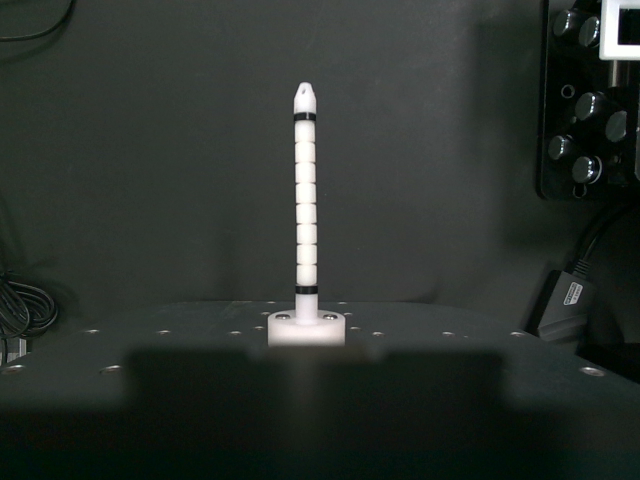
#> input picture 302_1723092774-710305664.png, 640 x 480 px
$ python postprocess_dev.py   (older library calls are emulated)
#> lines starting #> are read from the running program, lines starting #| are printed output that depends on the picture; after the words box and inside, x2 and y2 are one past the last pixel; in counts of white or black regions, pixels touching at a corner belong together
import os
import glob
import cv2
import matplotlib.pyplot as plt
import time
import json
from tqdm import tqdm
from natsort import natsorted

import cv2
import matplotlib.pyplot as plt
import numpy as np
from skimage.morphology import skeletonize
from fil_finder import FilFinder2D
import astropy.units as u
from scipy.optimize import curve_fit, brentq, minimize_scalar, root_scalar, OptimizeWarning
from scipy.misc import derivative
from scipy.integrate import quad
from scipy.optimize import minimize
from numpy.polynomial import Polynomial

# image_path = '487_1723092780-883211914.png'
image_path = '302_1723092774-710305664.png'

# [6 lines left out: function create_directory, not called in this run]

class RBSC:
    def __init__(self, config_file='config.json'):
        self.config = self.load_config(config_file)

        self.yx_coords = None
        self.xy_coords = None
        self.__div = None

        self.func_poly4d = None
        self.func_poly3d = None
        self.func_log = None
        self.popt_poly4d = None
        self.popt_poly3d = None
        self.popt_log = None

        self.joint_yx_pixel = None
        self.joints_invtrans_xy = None
        pass

    def load_config(self, config_file):
#> called with config_file = 'config.json'
        print(f'Load {config_file}')
        print(f'===== json list ======')
        with open(config_file, 'r') as f:
#> (reads config.json from the repository)
            config = json.load(f)
            # print
            for key, value in config.items():
                print(f'{key} : {value}')
        print(f'===== json list end ===')

        return config

    def smoothing(self, binary, k_size=15):
        # 빈틈을 채우기 위해 닫힘 연산 적용 (모폴로지 연산)
        kernel = np.ones((k_size, k_size), np.uint8)
        closed = cv2.morphologyEx(binary, cv2.MORPH_CLOSE, kernel)

        # 외곽선을 찾아 근사화하지 않고 그대로 사용하여 매끄러운 곡선 유지
        contours, _ = cv2.findContours(closed, cv2.RETR_EXTERNAL, cv2.CHAIN_APPROX_NONE)

        # 빈 이미지 생성
        smooth_image = np.zeros_like(closed)

        # 근사화되지 않은 외곽선을 따라 그리기 (매끄러운 곡선 유지)
        cv2.drawContours(smooth_image, contours, -1, 255, thickness=cv2.FILLED)

        # 경계선 스무딩을 위해 블러링 적용 후 다시 이진화
        blurred = cv2.GaussianBlur(smooth_image, (15, 15), 0)
        _, final_smooth = cv2.threshold(blurred, 127, 255, cv2.THRESH_BINARY)

        return final_smooth

    def rotation_matrix(self, coords, theta=-90):
        rotation_matrix = np.array([[np.cos(np.deg2rad(theta)), -np.sin(np.deg2rad(theta))],
                                    [np.sin(np.deg2rad(theta)), np.cos(np.deg2rad(theta))]])
        return np.dot(coords, rotation_matrix.T)
    def poly4d(self, x, a, b, c, d):
        return a * x ** 4 + b * x ** 3 + c * x ** 2 + d * x
    def poly3d(self, x, a, b, c):
        return a * x ** 3 + b * x ** 2 + c * x
    def log(self, x, a, b):
        return a * np.log(b * (x + 1))
    def poly4d_sigmoid(self, x, a, b, c, d, L, k, x0):
        exp_term = np.clip(-k * (x - x0), -700, 700)
        return (a * x ** 4 + b * x ** 3 + c * x ** 2 + d * x) + L / (1 + np.exp(exp_term))
        # return (a * x **2 + b * x) + L / (1 + np.exp(-k * (x - x0)))

    # 곡선 양끝에 n개의 점 추가
    # y값을 기존값 그대로 쓸수도 있고, curve함수에 의해 수학적으로 구해지는 y를 쓸 수도 있다.
    def extend_curve(self, x, y, popt, rate=0.3, replace='origin'):
        """
        :param x: x values
        :param y: y values
        :param popt: coefficients of function
        :param rate: extend rate of number of points
        :param replace: The y value cna be used as it is (origin),
                        or the y obtained mathematically by the curve function can be used.
        :return: extended x, y values
        """
        interval =  (x.max() - x.min()) / len(x)
        n = len(x) * rate    # 전체 데이터 개수의 10 %만큼 연장
        n = int(n)
        extend_threshold = interval * n
        x_new_start = np.arange(x.min() - extend_threshold, x.min(), interval)
        x_new_end = np.arange(x.max(), x.max() + extend_threshold, interval)
        x_extended = np.concatenate([x_new_start, x, x_new_end])

        if replace == 'origin':
            y_new_start = self.poly4d(x_new_start, *self.popt_poly4d)
            y_new_end = self.poly4d(x_new_end, *self.popt_poly4d)
            y_extended = np.concatenate([y_new_start, y, y_new_end])
        elif replace == 'replace':
            y_extended = self.poly4d(x_extended, *self.popt_poly4d)

        return x_extended, y_extended

    def get_curve_length(self, x_start, x_end, popt='poly4d'):
        params = None
        if popt == 'poly4d':
            params = self.popt_poly4d
        # 피팅된 곡선 함수 정의 (curve_length 함수 내부에서)
        def fitted_curve(x):
            # return params[0] * x ** 4 + params[1] * x ** 3 + params[2] * x ** 2 + params[3] * x
            return self.poly4d(x, *params)

        # 곡선의 도함수를 수치적으로 계산하여 길이를 구함
        integrand = lambda x: np.sqrt(1 + derivative(fitted_curve, x, dx=1e-6) ** 2)
        # integrand = lambda x: np.sqrt(1 + self.dfdx_poly4d(x) ** 2)
        length, _ = quad(integrand, x_start, x_end)

        return length

    # 주어진 곡선 길이에 대해 끝점을 찾는 함수
    # [16 lines left out: function find_x_for_given_length, not called in this run]

        # result = root_scalar(length_difference, bracket=[x_start, x_start + 10], method='brentq')
        # return result.root

    def find_closest_point(self, px, py):
        # 임의의 점 (px, py)에서 곡선까지의 거리 최소화
        def distance_from_curve(x):
            return (self.func_poly4d(x) - py) ** 2 + (x - px) ** 2

        result = minimize(distance_from_curve, px)
        return result.x[0]


    def range_normalization(self, coordinates):
        # ========== Normalization of width and height based on image size ==========
        # It should be reduced based on the length of the width or height, which is longer
        x_max = np.max(coordinates[:, 0])
        y_max = np.max(coordinates[:, 1])
        self.__div = max(x_max, y_max)
        print(f'self.__div = {self.__div}')
        self.norm_xy_coords = np.copy(coordinates)
        self.norm_xy_coords[:, 0] = self.new_xy_coords[:, 0] / self.__div
        self.norm_xy_coords[:, 1] = self.new_xy_coords[:, 1] / self.__div

        return self.norm_xy_coords

    # [4 lines left out: function range_denormalization, not called in this run]

    def pixel_to_orthogonal_coordinate(self, binary):
        # ========== Transform image pixel coordinate to mathematical X-Y coordinate ==========
        self.yx_coords = np.column_stack(np.where(binary > 0)).astype(np.float64)
        self.xy_coords = self.yx_coords[:, [1, 0]]  # x, y 열 위치 조정
        self.xy_coords[:, 1] = binary.shape[0] - self.xy_coords[:, 1]  # height - y

        # Set the point with the smallest y to the origin
        y_min_arg = np.argmin(self.xy_coords[:, 1])
        self.origin_xy = self.xy_coords[y_min_arg, :]
        self.new_xy_coords = self.xy_coords - self.origin_xy

        self.range_normalization(self.new_xy_coords)

        return self.norm_xy_coords

    def orthogonal_to_pixel_coordinate(self, points):
        # 3. Denormalization
        self.invtrans_xy_coords = points * self.__div

        # 4. Remove the offset that was moved to the origin
        self.extended_xy_coords = self.invtrans_xy_coords + self.origin_xy

        # 5. put back mathematical X-Y coordinate to image coordinate
        x = np.around(self.extended_xy_coords[:, 0])
        y = np.around(self.extended_xy_coords[:, 1])
        new_x, new_y = x.astype(int), y.astype(int)
        new_y = self.image_h - new_y
        # exceptions for values above image size
        valid_indices = (new_x >= 0) & (new_x < self.image_w) & (new_y >= 0) & (new_y < self.image_h)
        new_x = new_x[valid_indices]
        new_y = new_y[valid_indices]
        self.extended_curve = np.zeros((self.image_h, self.image_w))
        # get new extended skeleton curve
        self.extended_curve[new_y, new_x] = 1
        self.extended_skeleton_origin_yx = np.column_stack(np.where(self.extended_curve > 0)).astype(np.float64)

        ext_curve = np.zeros((self.image_h, self.image_w))
        ext_curve[new_y,new_x] = 1
        yx_pixel = np.column_stack(np.where(ext_curve > 0)).astype(np.float64)

        return yx_pixel

    # [39 lines left out: function get_joints, not called in this run]

    def postprocess(self, image_path, binary_thresh=127, filfinder_flag=False):

        # ========== post processing ==========
        # 1. read as grayscale
#> called with image_path = '302_1723092774-710305664.png', binary_thresh = 127, filfinder_flag = False
        self.image_path = image_path
        self.gray_image = cv2.imread(self.image_path, cv2.IMREAD_GRAYSCALE)
#> self.gray_image: shape (480, 640); min 0, max 254, mean 47.2
        self.image_w, self.image_h = self.gray_image.shape[1], self.gray_image.shape[0]
#> self.image_w = 640; self.image_h = 480

        # 2. Binarization
        # 임계값 설정 (예: 127)
        thresh_value = binary_thresh
        _, self.binary_image = cv2.threshold(self.gray_image, thresh_value, 255, cv2.THRESH_BINARY)
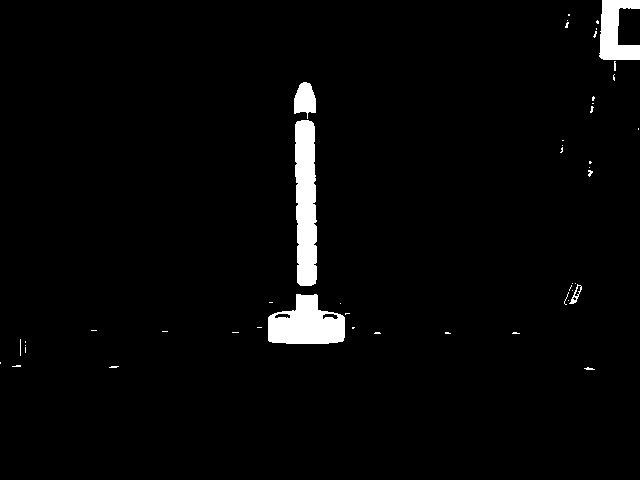
#> self.binary_image: shape (480, 640); 2.7% white; 48 white regions (41 under 20 px), largest, box (x1, y1, x2, y2) and area: (295, 120, 317, 286) 3222, (268, 294, 345, 344) 2685, (599, 0, 640, 60) 1571

        # 3. Find connected commponets
        num_labels, labels, stats, centroids = cv2.connectedComponentsWithStats(self.binary_image, connectivity=8)
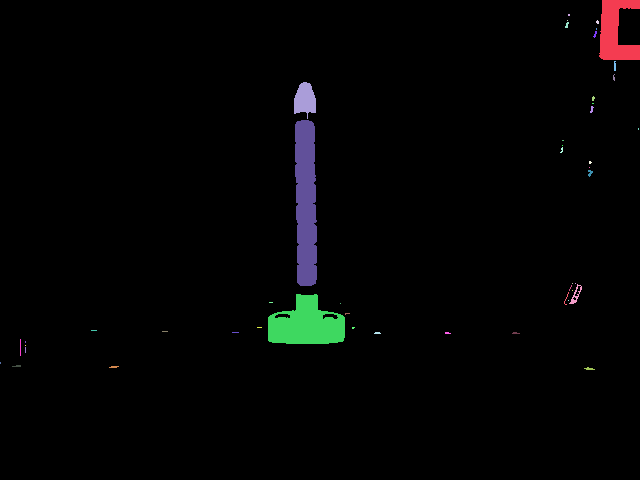
#> labels: shape (480, 640) int32; 49 distinct labels, from 0 to 48; one colour per label, 0 black
#> num_labels = 49; stats = 49 rows, first 6: [0, 0, 640, 480, 298755], [599, 0, 41, 60, 1571], [568, 14, 2, 2, 4], [567, 20, 1, 1, 1], [596, 20, 3, 4, 9], [565, 22, 4, 6, 15]; centroids = 49 pairs, first value 0 to 638, second value 14.5 to 368.4

        # 4. Find the largest componnet
        max_label = 1 + np.argmax(stats[1:, cv2.CC_STAT_AREA])
#> max_label = 14

        # 5. Leave only the largest commpent (it is body)
        self.body_image_origin = (labels == max_label).astype(np.uint8) * 255
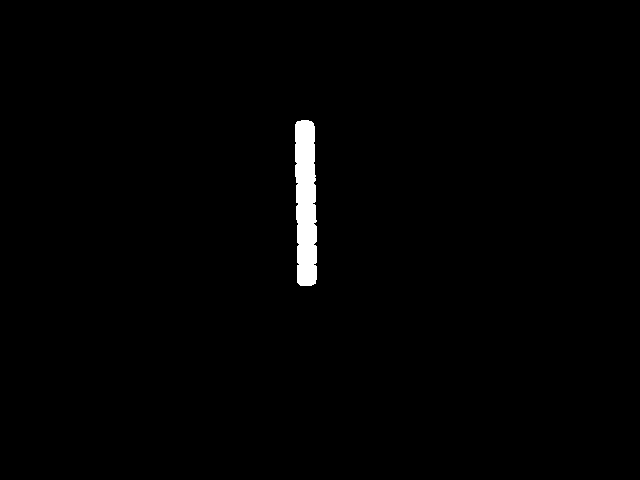
#> self.body_image_origin: shape (480, 640); 1% white; 1 white region, box (x1, y1, x2, y2) and area: (295, 120, 317, 286) 3222
        self.body_image = self.smoothing(binary=self.body_image_origin, k_size=15)
#> in smoothing, `closed = cv2.morphologyEx(binary, cv2.MORPH_CLOSE, kernel)`: closed: shape (480, 640); 1.1% white; 1 white region
#> in smoothing, `contours, _ = cv2.findContours(closed, cv2.RETR_EXTERNAL, cv2.CHAIN_AP..`: contours = 1 contour; box (x1, y1, x2, y2) and area: (295, 120, 317, 286) 3102
#> in smoothing, `_, final_smooth = cv2.threshold(blurred, 127, 255, cv2.THRESH_BINARY)`: final_smooth: shape (480, 640); 1.1% white; 1 white region, box (x1, y1, x2, y2) and area: (295, 120, 317, 286) 3262

        # ========== Find skeleton of backbone ==========
        # perform skeletonization
        self.skeleton = skeletonize(self.body_image, method='lee')
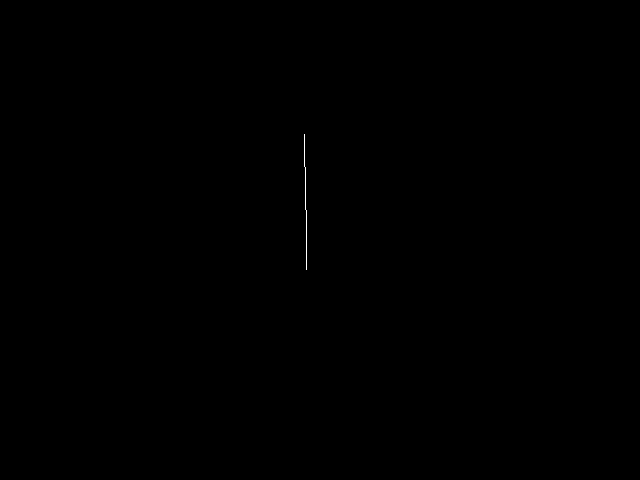
#> self.skeleton: shape (480, 640) bool; 0.04% white in thin lines or dots, all inside (x1, y1, x2, y2) = (304, 134, 307, 270)

        ####################################################################
        '''
        TODO
        샘플링 타임에 가장 시간 많이쓰는 구간
        없애던지 대체해야될것같기도... smoothing때문에 안해도 될것 같기도...
        '''
        # Find the longest curve of backbone
        if filfinder_flag == True:
            fil = FilFinder2D(self.skeleton, distance=250 * u.pc, mask=self.skeleton)
            fil.preprocess_image(flatten_percent=85)
            fil.create_mask(border_masking=True, verbose=False, use_existing_mask=True)
            fil.medskel(verbose=False)
            fil.analyze_skeletons(branch_thresh=40 * u.pix, skel_thresh=30 * u.pix, prune_criteria='length')
            self.longest_backbone_image = fil.skeleton_longpath
        else:
            self.longest_backbone_image = np.copy(self.skeleton)
        ####################################################################

        self.pixel_to_orthogonal_coordinate(self.longest_backbone_image)
#> in pixel_to_orthogonal_coordinate, `self.yx_coords = np.column_stack(np.where(binary > 0)).astype(np.float..`: self.yx_coords = 136 pairs, first value 134 to 269, second value 304 to 306
#> in pixel_to_orthogonal_coordinate, `self.xy_coords = self.yx_coords[:, [1, 0]]`: self.xy_coords = 136 pairs, first value 304 to 306, second value 134 to 269
#> in pixel_to_orthogonal_coordinate, `y_min_arg = np.argmin(self.xy_coords[:, 1])`: y_min_arg = 135
#> in pixel_to_orthogonal_coordinate, `self.origin_xy = self.xy_coords[y_min_arg, :]`: self.origin_xy = [306, 211]
#> in pixel_to_orthogonal_coordinate, `self.new_xy_coords = self.xy_coords - self.origin_xy`: self.new_xy_coords = 136 pairs, first value -2 to 0, second value 0 to 135
#> in range_normalization, `x_max = np.max(coordinates[:, 0])`: x_max = 0
#> in range_normalization, `y_max = np.max(coordinates[:, 1])`: y_max = 135
#> in range_normalization, `self.norm_xy_coords = np.copy(coordinates)`: self.norm_xy_coords has the same summary as self.new_xy_coords in pixel_to_orthogonal_coordinate

        # ========== Curve fitting ==========
        try:
            # test
            self.popt, _ = curve_fit(self.poly4d, self.norm_xy_coords[:, 0], self.norm_xy_coords[:, 1], maxfev=2000)
#> self.popt = [-38924625.5, -509542.2, 724.8, -63.49]
            self.fitted_y = self.poly4d(self.norm_xy_coords[:, 0], *self.popt)
#> self.fitted_y = 136 values, max 0.881 at index 0, min 0 at index 76, mean 0.404

            # 1. Rotate the points clockwise 90 degree
            self.trans_xy_coords = self.rotation_matrix(self.norm_xy_coords, theta=-90)
#> self.trans_xy_coords = 136 pairs, first value 0 to 1, second value 0 to 0.0148

            # 2. curve fitting
            self.popt_poly4d, _ = curve_fit(self.poly4d, self.trans_xy_coords[:, 0], self.trans_xy_coords[:, 1], maxfev=2000)
#> self.popt_poly4d = [-0.0411, 0.0422, 0.0209, -0.00679]
            self.fitted_y_poly4d = self.poly4d(self.trans_xy_coords[:, 0], *self.popt_poly4d)
#> self.fitted_y_poly4d = 136 values, max 0.0152 at index 2, min -0.000451 at index 118, mean 0.00591
            self.func_poly4d = lambda x: self.poly4d(x, *self.popt_poly4d)
            self.dfdx_poly4d = lambda x: self.popt_poly4d[0]*4*x**3 + self.popt_poly4d[1]*3*x**2 + self.popt_poly4d[2]*2*x + self.popt_poly4d[3]
            # [10 lines of commented-out code are left out]
            '''
            TODO
            Extrapolation for getting full center line
            1. find startpoint(endpoint) of skeleton
            2. set startpoint as origin (get offset of x, y)
            3. curvefit
            4. put back origin to startpoint in 2.
            5. extrapolation
            6. get center line of object
            '''
            # 1. Extraploation
            ext_coords_x, ext_coords_y = self.extend_curve(self.trans_xy_coords[:, 0], self.trans_xy_coords[:, 1], self.popt_poly4d, rate=0.2)
#> in extend_curve, `interval =  (x.max() - x.min()) / len(x)`: interval = 0.00735
#> in extend_curve, `n = len(x) * rate`: n = 27.2
#> in extend_curve, `n = int(n)`: n = 27
#> in extend_curve, `extend_threshold = interval * n`: extend_threshold = 0.199
#> in extend_curve, `x_extended = np.concatenate([x_new_start, x, x_new_end])`: x_extended = 190 values, max 1.19 at index 189, min -0.199 at index 0, mean 0.499
#> in extend_curve, `y_new_start = self.poly4d(x_new_start, *self.popt_poly4d)`: y_new_start = 27 values, max 0.00178 at index 0, min 5.11e-05 at index 26, mean 0.000886
#> in extend_curve, `y_new_end = self.poly4d(x_new_end, *self.popt_poly4d)`: y_new_end = 27 values, max 0.0152 at index 0, min 0.0102 at index 26, mean 0.0135
#> in extend_curve, `y_extended = np.concatenate([y_new_start, y, y_new_end])`: y_extended = 190 values, max 0.0152 at index 163, min 0 at index 162, mean 0.0063
#> ext_coords_x has the same summary as x_extended in extend_curve; ext_coords_y has the same summary as y_extended in extend_curve

            self.extended_norm_coords = np.column_stack((ext_coords_x, ext_coords_y))
#> self.extended_norm_coords = 190 pairs, first value -0.199 to 1.19, second value 0 to 0.0152

            # 2. Inverse transformation : rotate the points CCW 90 degree
            self.invtrans_norm_xy_coords = self.rotation_matrix(self.extended_norm_coords, theta=90)
#> self.invtrans_norm_xy_coords = 190 pairs, first value -0.0152 to 0, second value -0.199 to 1.19

            self.orthogonal_to_pixel_coordinate(self.invtrans_norm_xy_coords)
#> in orthogonal_to_pixel_coordinate, `self.invtrans_xy_coords = points * self.__div`: self.invtrans_xy_coords = 190 pairs, first value -2.06 to 0, second value -26.8 to 160.8
#> in orthogonal_to_pixel_coordinate, `self.extended_xy_coords = self.invtrans_xy_coords + self.origin_xy`: self.extended_xy_coords = 190 pairs, first value 303.9 to 306, second value 184.2 to 371.8
#> in orthogonal_to_pixel_coordinate, `x = np.around(self.extended_xy_coords[:, 0])`: x = 190 values, max 306 at index 0, min 304 at index 27, mean 305.2
#> in orthogonal_to_pixel_coordinate, `y = np.around(self.extended_xy_coords[:, 1])`: y = 190 values, max 372 at index 189, min 184 at index 0, mean 278.4
#> in orthogonal_to_pixel_coordinate, `new_x, new_y = x.astype(int), y.astype(int)`: new_x has the same summary as x; new_y has the same summary as y
#> in orthogonal_to_pixel_coordinate, `new_y = self.image_h - new_y`: new_y = 190 values, max 296 at index 0, min 108 at index 189, mean 201.6

            # Remove curve points outside the boundary
            body_image = np.copy(self.body_image) / 255.0
            self.extended_skeleton = np.logical_and(body_image, self.extended_curve).astype(int)
#> self.extended_skeleton: shape (480, 640) int64; values 0 (black) and 1 (white), 0.05% white in thin lines or dots, all inside (x1, y1, x2, y2) = (304, 120, 307, 286)
            self.extended_yx_coords = np.column_stack(np.where(self.extended_skeleton > 0)).astype(np.float64)
#> self.extended_yx_coords = 166 pairs, first value 120 to 285, second value 304 to 306
            self.extended_xy_coords = self.extended_yx_coords[:, [1, 0]] # x, y 열 위치 조정
#> self.extended_xy_coords = 166 pairs, first value 304 to 306, second value 120 to 285
            self.extended_xy_coords[:, 1] = self.extended_skeleton.shape[0] - self.extended_xy_coords[:, 1]

            self.new_extended_xy_coords = self.extended_xy_coords - self.origin_xy
#> self.new_extended_xy_coords = 166 pairs, first value -2 to 0, second value -16 to 149

            # ========== Normalization of width and height based on image size ==========
            self.norm_extended_xy_coords = np.copy(self.new_extended_xy_coords)
#> self.norm_extended_xy_coords has the same summary as self.new_extended_xy_coords
            self.norm_extended_xy_coords[:, 0] = self.new_extended_xy_coords[:, 0] / self.__div
            self.norm_extended_xy_coords[:, 1] = self.new_extended_xy_coords[:, 1] / self.__div

            # find start and end point
            self.norm_trans_extended_xy_coords = self.rotation_matrix(self.norm_extended_xy_coords, theta=-90)
#> self.norm_trans_extended_xy_coords = 166 pairs, first value -0.119 to 1.1, second value -7.26e-18 to 0.0148
            x_max_arg = np.argmax(self.norm_trans_extended_xy_coords[:, 0])
#> x_max_arg = 0
            x_min_arg = np.argmin(self.norm_trans_extended_xy_coords[:, 0])
#> x_min_arg = 165
            self.end_point = self.norm_trans_extended_xy_coords[x_max_arg, :]
#> self.end_point = [1.1, 0.0148]
            self.start_point = self.norm_trans_extended_xy_coords[x_min_arg, :]
#> self.start_point = [-0.119, -7.26e-18]

            # define start and end point
            self.x0 = self.find_closest_point(self.start_point[0], self.start_point[1])
#> in find_closest_point, `result = minimize(distance_from_curve, px)`: result = 10 items
#> self.x0 = -0.119
            self.y0 = self.func_poly4d(self.x0)
#> self.y0 = 0.00102
            self.x1 = self.find_closest_point(self.end_point[0], self.end_point[1])
#> self.x1 = 1.1
            self.y1 = self.func_poly4d(self.x1)
#> self.y1 = 0.0137

            # get total length of function in range
            self.curve_length = self.get_curve_length(self.x0, self.x1)
#> in get_curve_length, `params = self.popt_poly4d`: params = [-0.0411, 0.0422, 0.0209, -0.00679]

            # ============= find junction points ============
            self.get_joints()

            self.joints_invtrans_xy = self.rotation_matrix(self.joints_xy, theta=90)
            self.joint_yx_pixel = self.orthogonal_to_pixel_coordinate(self.joints_invtrans_xy)

            a=0

        except Exception as e:
            print(f"Error : {e} \n OptimizeWarning for image: {image_path} - returning last calculated values")

        finally:
            return self.popt_poly4d, self.popt_poly3d, self.popt_log
    # [33 lines left out: function plot_save, not called in this run]

    def show(self):
        # 결과 출력
        plt.figure(figsize=(10, 5))

        # 그레이스케일 이미지 출력
        plt.subplot(2, 3, 1)
        plt.title('Grayscale Image')
        plt.imshow(self.gray_image, cmap='gray')
        plt.axis('off')

        # 이진화 이미지 출력
        plt.subplot(2, 3, 2)
        plt.title('Binary Image')
        plt.imshow(self.binary_image, cmap='gray')
        plt.axis('off')

        plt.subplot(2, 3, 3)
        plt.title('Body-only Image')
        plt.imshow(self.body_image, cmap='gray')
        plt.axis('off')

        plt.subplot(2, 3, 4)
        plt.title('Skeleton Image')
        # plt.imshow(self.skeleton, cmap='jet', alpha=0.5)
        plt.imshow(self.body_image, cmap='gray', alpha=1)
        plt.scatter(self.yx_coords[:, 1], self.yx_coords[:, 0], color='red', s=1, label='Original data')
        # plt.contour(self.longest_backbone_image)
        plt.axis('off')

        plt.subplot(2, 3, 5)
        plt.title('Extended skeleton Image')
        plt.imshow(self.body_image, cmap='gray', alpha=1)
        plt.scatter(self.extended_skeleton_origin_yx[:, 1], self.extended_skeleton_origin_yx[:, 0], color='orange', s=4, label='Original data')
        plt.scatter(self.extended_yx_coords[:, 1], self.extended_yx_coords[:, 0], color='blue', s=1, label='Original data')
        plt.axis('off')


        # results
        # rads = -np.deg2rad(self.joint_angle_degree)
#> (the run stopped early here; a loop or call above may not have finished)
